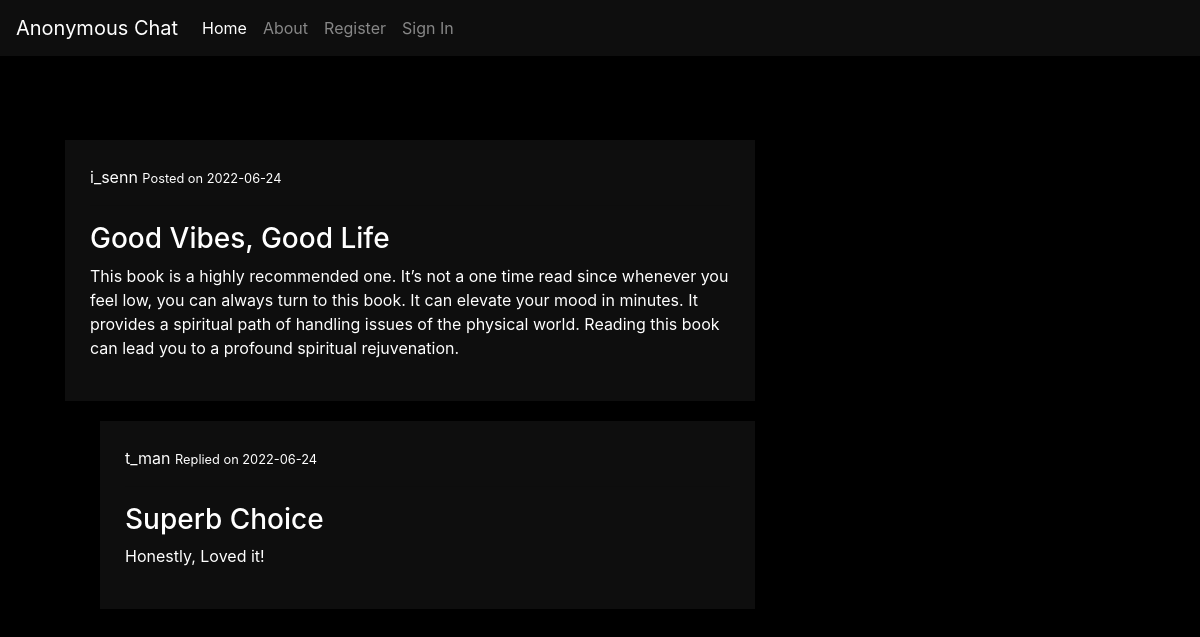
Screenshot of /post/3 with the database file from the repository.
### blog/models.py (models this page shows, shortened)
class User(db.Model, UserMixin):
    id = db.Column(db.Integer, primary_key=True)
    username = db.Column(db.String(20), unique=True, nullable=False)
    password = db.Column(db.String(60), nullable=False)
    posts = db.relationship('Post', backref='author', lazy=True)
    replies = db.relationship('Reply', backref='writer', lazy=True)

class Post(db.Model):
    id = db.Column(db.Integer, primary_key=True)
    title = db.Column(db.String(100), nullable=False)
    date = db.Column(db.DateTime, nullable=False, default=datetime.utcnow)
    content = db.Column(db.Text, nullable=False)
    user_id = db.Column(db.Integer, db.ForeignKey('user.id'), nullable=False)
    replies = db.relationship('Reply', backref='original', lazy=True)

class Reply(db.Model):
    id = db.Column(db.Integer, primary_key=True)
    title = db.Column(db.String(100), nullable=False)
    date = db.Column(db.DateTime, nullable=False, default=datetime.utcnow)
    content = db.Column(db.Text, nullable=False)
    user_id = db.Column(db.Integer, db.ForeignKey('user.id'), nullable=False)
    post_id = db.Column(db.Integer, db.ForeignKey('post.id'), nullable=False)

### blog/routes.py (the view)
@app.route('/post/<post_id>', methods=['GET', 'POST'])
def seePost(post_id):
    post = Post.query.get_or_404(post_id)
    return render_template('post.html', post=post)

### blog/templates/post.html (shortened to what this page needs)
{% extends 'layout.html' %}
{% block content %}
<div class="lighter">
    <p>{{ post.author.username }} <small>  Posted on {{ post.date.strftime('%Y-%m-%d') }}</small></p>
    <hr>
    <h3>{{ post.title }}</h3>
    <p>{{ post.content }}</p>
</div>
    {% if post.replies %}
        {% for reply in post.replies %}
        <div class="lighter" style="margin-left: 55px;">
            <p>{{ reply.writer.username }} <small>  Replied on {{ post.date.strftime('%Y-%m-%d') }}</small></p>
            <hr>
            <h3>{{ reply.title }}</h3>
            <p>{{ reply.content }}</p>
        </div>
        {% endfor %}
    {% endif %}
{% endblock %}

### blog/static/style.css (style rules this page uses)
.lighter { background-color: rgb(14, 14, 14); color: white; margin-top: 20px; margin-bottom: 20px; margin-left: 20px; margin-right: 20px; padding: 25px; }

### rows the page displays
User: author.username "i_senn"
Post: date "2022-06-24", title "Good Vibes, Good Life", content "This book is a highly recommended one. It’s not a one time read since whenever you feel low, you can always turn to this book. It can elevate your mood in minutes. It provides a spiritual path of handling issues of the physical world. Reading this book can lead you to a profound spiritual rejuvenation."
Reply: writer.username "t_man", title "Superb Choice", content "Honestly, Loved it!"
